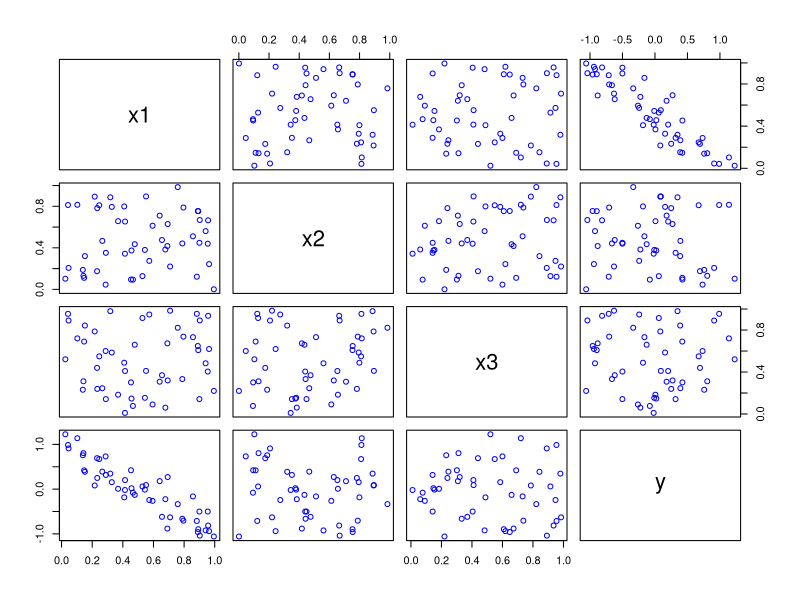

This figure's R source:
### F統計量

### 人工データによる例
## モデル: y = 1 - 2 * x1
set.seed(123)  # 乱数のシード値の設定
n <- 50        # データ数
x1 <- runif(n) # 説明変数x1の観測データ
x2 <- runif(n) # (不要な)説明変数x2の観測データ
x3 <- runif(n) # (不要な)説明変数x3の観測データ
eps <- rnorm(n, sd=0.3) # 誤差項
y <- 1 - 2 * x1 + eps   # 目的変数の観測データ
plot(data.frame(x1,x2,x3,y),col="blue") # 散布図
## 不要な変数を含むいくつかのモデルの推定結果を比較する
est1 <- lm(y ~ x2 + x3) # x2とx3の不要な変数のみのモデル
summary(est1)
fstat <- summary(est1)$fstatistic # F統計量と自由度
1 - pf(q=fstat[1], df1=fstat[2], df2=fstat[3]) # p値
est2 <- lm(y ~ x1 + x2) # x1とx2の必要な変数を含むモデル 
summary(est2)
fstat <- summary(est2)$fstatistic # F統計量と自由度
1 - pf(q=fstat[1], df1=fstat[2], df2=fstat[3]) # p値

### 東京都の気候による例
mydata <- subset(subset = 月==8, # 8月のデータのみ取得
                 x=read.csv("data/tokyo_weather.csv",
                            fileEncoding="utf8"))
### 2つのモデルを比較
model1 <- 気温 ~ 日 # おそらく無関係の説明変数
model2 <- 気温 ~ 日射量 + 気圧
summary(lm(model1, data=mydata))
summary(lm(model2, data=mydata))
